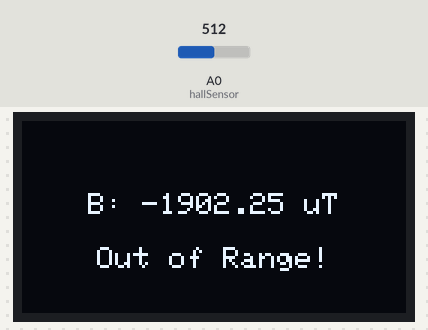
Recording of a sketch running on a simulated Arduino Nano, built with avr-gcc and run on an emulated ATmega328P. Shown: 128×64 one-colour display. The test bench sets the inputs (shaded band); at power-on: A0 (hallSensor) = 512. The display library's start-up logo is not drawn.

Above: at 3.2 s.
3.3 s: A0 (hallSensor) set to 716
At 5.0 s:
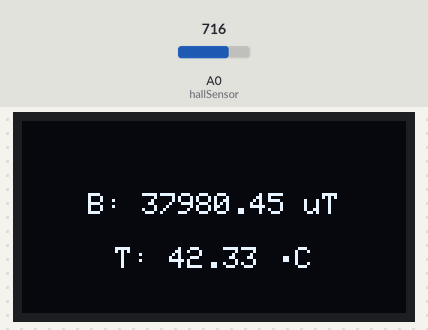
6.0 s: A0 (hallSensor) set to 900
At 6.4 s:
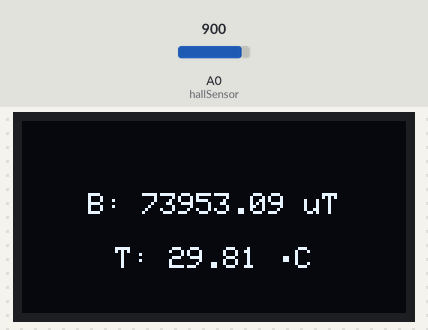
8.7 s: A0 (hallSensor) set to 596
At 11.4 s:
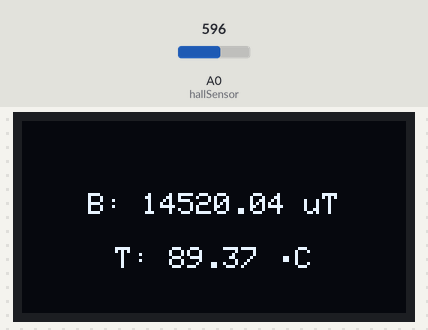
11.7 s: A0 (hallSensor) set to 574
At 13.1 s:
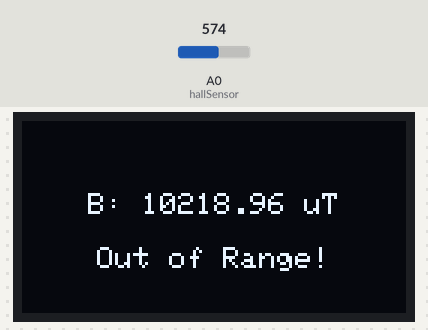
14.4 s: A0 (hallSensor) set to 511
At 17.2 s:
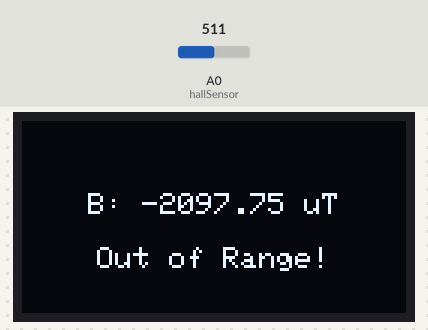
Timing chart, 0 to 18.7 s (numbered marks = the images above; inputs shaded):
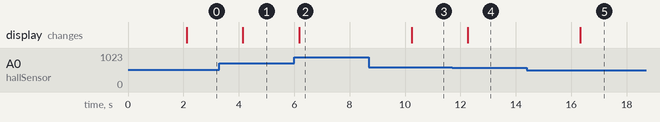

Measured:
- the behaviour switches between 582 and 581 on A0 (hallSensor) (found by bisection; images 3 and 4)
- after the input at 3.3 s, the display: changes after 0.84 s (image 1)
- after the input at 6.0 s, the display: changes after 0.17 s (image 2)
- after the input at 8.7 s, the display: changes after 1.5 s (image 3)
- after the input at 11.7 s, the display: changes after 0.56 s (image 4)
- after the input at 14.4 s, the display: changes after 1.9 s (image 5)

The sketch:

magneto-thermometer-nano.ino
```cpp
#include <Wire.h>
#include <Adafruit_GFX.h>
#include <Adafruit_SSD1306.h>

int hallSensor = A0;

const float sensitivity = 0.0025; // Sensitivity of Sensor in V/G
const float offsetVoltage = 2.55; // Offset Value of Sensor

#define SCREEN_WIDTH 128
#define SCREEN_HEIGHT 64
#define OLED_RESET    -1
Adafruit_SSD1306 display(SCREEN_WIDTH, SCREEN_HEIGHT, &Wire, OLED_RESET);

void setup() {
    pinMode(hallSensor, INPUT);
    Serial.begin(9600);

    if(!display.begin(SSD1306_SWITCHCAPVCC, 0x3C)) {
        Serial.println(F("SSD1306 allocation failed"));
        for(;;);
    }
    display.display();
    delay(2000); // Startup Delay
    display.clearDisplay();
    display.display();
}

void loop() {
    float analogValue;
    float voltage;
    float magneticFieldGauss;
    float magneticFieldMicrotesla;
    float temperature;

    analogValue = analogRead(hallSensor); // Conversion to Voltage
    voltage = analogValue * (5.0 / 1023.0);

    magneticFieldGauss = (voltage - offsetVoltage) / sensitivity; // Gauss

    magneticFieldMicrotesla = magneticFieldGauss * 100; // microTesla

    temperature = abs(59086 - magneticFieldMicrotesla) / 498.65; // Temperature Formula Derived from Linear Regression

    display.clearDisplay(); // Clear

    display.setTextSize(1);
    display.setTextColor(SSD1306_WHITE);
    int16_t x1, y1;
    uint16_t width, height;

    // Magnetic Field Value
    String magneticFieldText = "B: " + String(magneticFieldMicrotesla, 2) + " uT";
    display.getTextBounds(magneticFieldText, 0, 0, &x1, &y1, &width, &height);
    display.setCursor((SCREEN_WIDTH - width) / 2, (SCREEN_HEIGHT / 2) - height);
    display.print(magneticFieldText);

    // Temperature Value
    if (temperature >= 0 && temperature <= 95) {
        String temperatureText = "T: " + String(temperature, 2) + " " + (char)248 + "C";
        display.getTextBounds(temperatureText, 0, 0, &x1, &y1, &width, &height);
        display.setCursor((SCREEN_WIDTH - width) / 2, (SCREEN_HEIGHT / 2) + 10);
        display.print(temperatureText);
    } else {
        String undefinedText = "Out of Range!";
        display.getTextBounds(undefinedText, 0, 0, &x1, &y1, &width, &height);
        display.setCursor((SCREEN_WIDTH - width) / 2, (SCREEN_HEIGHT / 2) + 10);
        display.print(undefinedText);
    }

    display.display();
    delay(2000);
}
```
